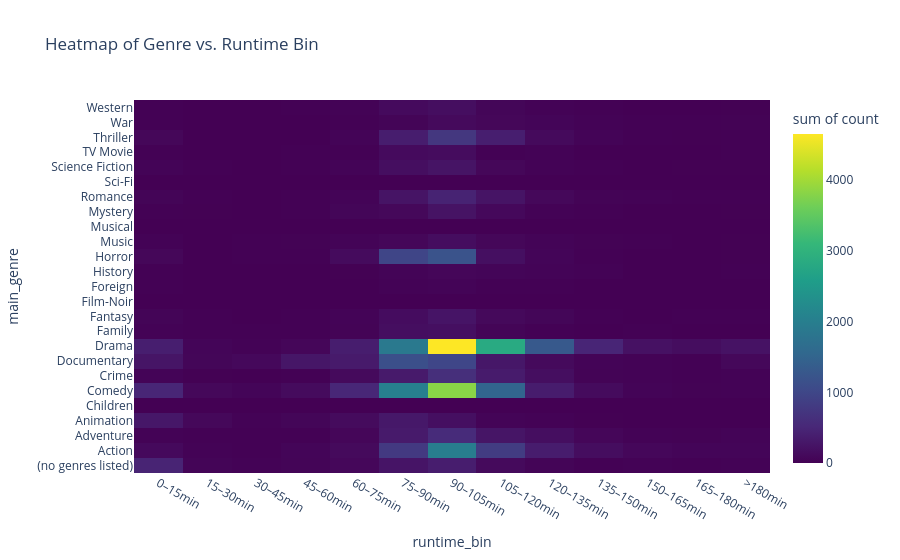

Notebook code cell kept with this figure:
### Code cell
genre_runtime = df.groupby(["main_genre", "runtime_bin"]).size().reset_index(name="count")

fig = px.density_heatmap(
    genre_runtime,
    x="runtime_bin",
    y="main_genre",
    z="count",
    color_continuous_scale="Viridis",
    title="Heatmap of Genre vs. Runtime Bin"
)
fig.show()

### Figure 1 — Plotly figure (JSON) as saved in the notebook; plotly's stock layout.template omitted (floating-point values rounded to 4 significant figures; data arrays with more than 128 entries replaced by an {"elided": "..."} marker saying what was removed)
{"data": [{"coloraxis": "coloraxis", "histfunc": "sum", "hovertemplate": "runtime_bin=%{x}<br>main_genre=%{y}<br>sum of count=%{z}<extra></extra>", "name": "", "type": "histogram2d", "x": {"elided": "325 str values"}, "xaxis": "x", "xbingroup": "x", "y": {"elided": "325 str values"}, "yaxis": "y", "ybingroup": "y", "z": {"elided": "325 int values"}}], "layout": {"coloraxis": {"colorbar": {"title": {"text": "sum of count"}}, "colorscale": [[0, "#440154"], [0.1111, "#482878"], [0.2222, "#3e4989"], [0.3333, "#31688e"], [0.4444, "#26828e"], [0.5556, "#1f9e89"], [0.6667, "#35b779"], [0.7778, "#6ece58"], [0.8889, "#b5de2b"], [1, "#fde725"]]}, "legend": {"tracegroupgap": 0}, "title": {"text": "Heatmap of Genre vs. Runtime Bin"}, "xaxis": {"anchor": "y", "domain": [0, 1], "title": {"text": "runtime_bin"}}, "yaxis": {"anchor": "x", "domain": [0, 1], "title": {"text": "main_genre"}}}}
